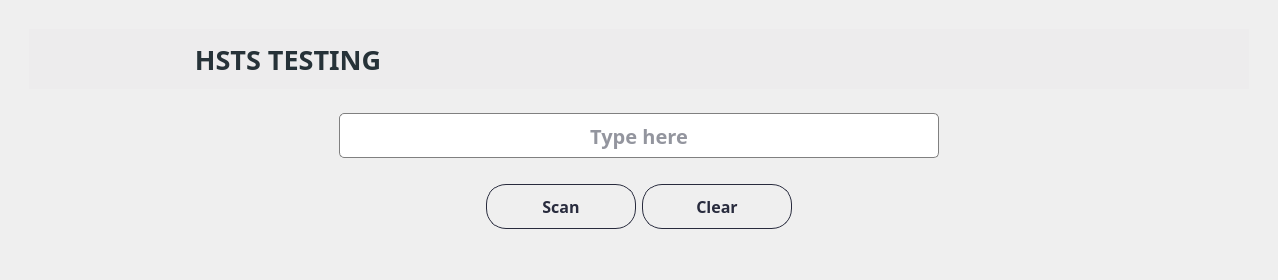
        <widget class="QWidget" name="page_hsts">
         <layout class="QHBoxLayout" name="horizontalLayout_31">
          <item>
           <widget class="QWidget" name="widget_71" native="true">
            <property name="styleSheet">
             <string notr="true">QWidget#widget_74 {
    border: 1px solid rgb(237, 236, 237); /* Set the &quot;groove&quot; border style for the specific widgets */
	background-color: rgb(237, 236, 237);
}
</string>
            </property>
            <layout class="QVBoxLayout" name="verticalLayout_42">
             <item>
              <widget class="QWidget" name="widget_72" native="true">
               <layout class="QVBoxLayout" name="verticalLayout_43">
                <item>
                 <widget class="QWidget" name="widget_74" native="true">
                  <property name="minimumSize">
                   <size>
                    <width>1220</width>
                    <height>60</height>
                   </size>
                  </property>
                  <property name="maximumSize">
                   <size>
                    <width>1220</width>
                    <height>60</height>
                   </size>
                  </property>
                  <layout class="QVBoxLayout" name="verticalLayout_44">
                   <item alignment="Qt::AlignLeft">
                    <widget class="QLabel" name="label_hsts">
                     <property name="minimumSize">
                      <size>
                       <width>500</width>
                       <height>40</height>
                      </size>
                     </property>
                     <property name="maximumSize">
                      <size>
                       <width>500</width>
                       <height>40</height>
                      </size>
                     </property>
                     <property name="font">
                      <font>
                       <family>Bahnschrift SemiBold</family>
                       <pointsize>20</pointsize>
                       <weight>75</weight>
                       <bold>true</bold>
                      </font>
                     </property>
                     <property name="styleSheet">
                      <string notr="true">color: rgb(38, 50, 56);</string>
                     </property>
                     <property name="text">
                      <string>HSTS TESTING</string>
                     </property>
                     <property name="alignment">
                      <set>Qt::AlignCenter</set>
                     </property>
                    </widget>
                   </item>
                  </layout>
                 </widget>
                </item>
                <item>
                 <widget class="QWidget" name="widget_75" native="true">
                  <layout class="QVBoxLayout" name="verticalLayout_45">
                   <item alignment="Qt::AlignHCenter">
                    <widget class="QWidget" name="widget_77" native="true">
                     <layout class="QVBoxLayout" name="verticalLayout_46">
                      <item>
                       <widget class="QLineEdit" name="lineEdit_hsts">
                        <property name="minimumSize">
                         <size>
                          <width>600</width>
                          <height>45</height>
                         </size>
                        </property>
                        <property name="font">
                         <font>
                          <family>Bahnschrift SemiBold</family>
                          <pointsize>15</pointsize>
                          <weight>75</weight>
                          <bold>true</bold>
                         </font>
                        </property>
                        <property name="styleSheet">
                         <string notr="true">QLineEdit {
  border: 1px solid gray;
  color: rgba(40,43,61,255);
  border-radius: 5px;
}

QLineEdit:hover {
  border: 2px solid;
  border-color: rgba(0,143,255,255);
}
QLineEdit:focus {
  border: 1px solid;
  border-color: rgba(88,199,141,255);
}
</string>
                        </property>
                        <property name="alignment">
                         <set>Qt::AlignCenter</set>
                        </property>
                        <property name="placeholderText">
                         <string>Type here</string>
                        </property>
                       </widget>
                      </item>
                     </layout>
                    </widget>
                   </item>
                   <item alignment="Qt::AlignHCenter">
                    <widget class="QWidget" name="widget_76" native="true">
                     <layout class="QHBoxLayout" name="horizontalLayout_32">
                      <item>
                       <widget class="QPushButton" name="btn_scanHsts">
                        <property name="minimumSize">
                         <size>
                          <width>150</width>
                          <height>45</height>
                         </size>
                        </property>
                        <property name="maximumSize">
                         <size>
                          <width>150</width>
                          <height>40</height>
                         </size>
                        </property>
                        <property name="font">
                         <font>
                          <family>Bahnschrift SemiBold</family>
                          <pointsize>12</pointsize>
                          <weight>75</weight>
                          <bold>true</bold>
                         </font>
                        </property>
                        <property name="cursor">
                         <cursorShape>PointingHandCursor</cursorShape>
                        </property>
                        <property name="styleSheet">
                         <string notr="true">QPushButton {    
    border: 1px solid rgba(40,43,61,255) ;
    border-radius: 20px;
    padding: 5px 10px;
	color: rgba(40,43,61,255) ;
}

QPushButton:hover {
    background-color: ;
}
</string>
                        </property>
                        <property name="text">
                         <string>Scan</string>
                        </property>
                        <property name="icon">
                         <iconset>
                          <normaloff>../icons/icon-scan.png</normaloff>../icons/icon-scan.png</iconset>
                        </property>
                        <property name="iconSize">
                         <size>
                          <width>30</width>
                          <height>30</height>
                         </size>
                        </property>
                       </widget>
                      </item>
                      <item>
                       <widget class="QPushButton" name="btn_clesrHsts">
                        <property name="minimumSize">
                         <size>
                          <width>150</width>
                          <height>45</height>
                         </size>
                        </property>
                        <property name="maximumSize">
                         <size>
                          <width>150</width>
                          <height>40</height>
                         </size>
                        </property>
                        <property name="font">
                         <font>
                          <family>Bahnschrift SemiBold</family>
                          <pointsize>12</pointsize>
                          <weight>75</weight>
                          <bold>true</bold>
                         </font>
                        </property>
                        <property name="cursor">
                         <cursorShape>PointingHandCursor</cursorShape>
                        </property>
                        <property name="styleSheet">
                         <string notr="true">QPushButton {    
    border: 1px solid rgba(40,43,61,255) ;
    border-radius: 20px;
    padding: 5px 10px;
	color: rgba(40,43,61,255) ;
}

QPushButton:hover {
    background-color: ;
}
</string>
                        </property>
                        <property name="text">
                         <string>Clear</string>
                        </property>
                        <property name="icon">
                         <iconset>
                          <normaloff>../icons/icon-clear.png</normaloff>../icons/icon-clear.png</iconset>
                        </property>
                        <property name="iconSize">
                         <size>
                          <width>30</width>
                          <height>30</height>
                         </size>
                        </property>
                       </widget>
                      </item>
                     </layout>
                    </widget>
                   </item>
                  </layout>
                 </widget>
                </item>
               </layout>
              </widget>
             </item>
             <item>
              <widget class="QWidget" name="widget_73" native="true"/>
             </item>
            </layout>
           </widget>
          </item>
         </layout>
        </widget>
